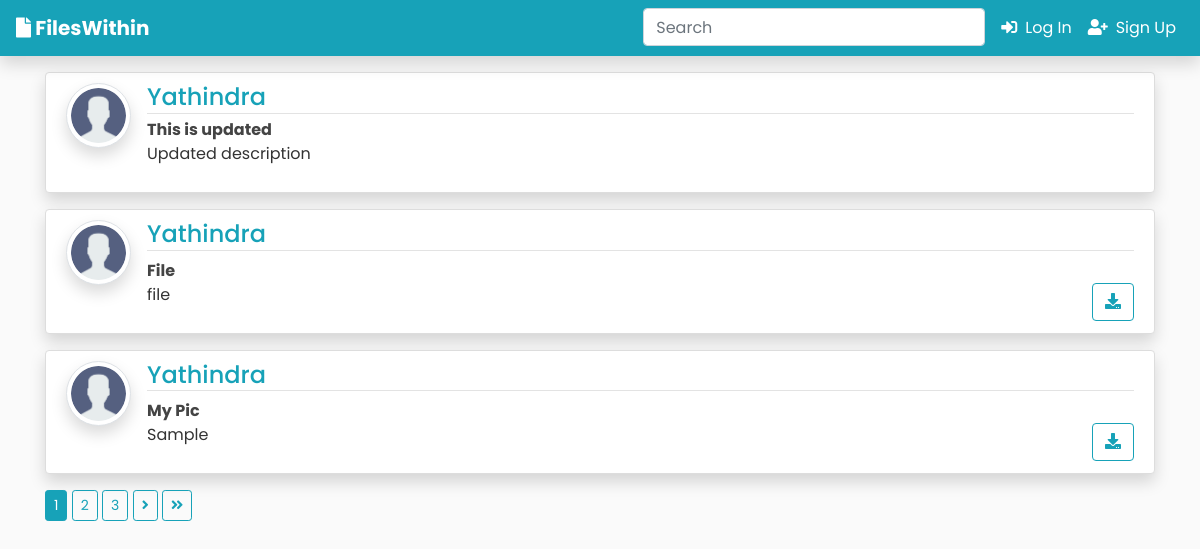
The page / on the database its author committed.
### blog/models.py (models this page shows, shortened)
class Post(models.Model):
	title = models.CharField(max_length=200)
	file = models.FileField(null=True,blank=True,upload_to='Files')
	content = models.TextField()
	date_posted = models.DateTimeField(default=timezone.now)
	author = models.ForeignKey(User, on_delete=models.CASCADE)

### users/models.py (models this page shows, shortened)
class Profile(models.Model):
    user = models.OneToOneField(User, on_delete=models.CASCADE)
    image = models.ImageField(default='default.jpg', upload_to='profile_pics')

### blog/views.py (the view)
# urls.py: path('', PostListView.as_view(), name='blog-home'),
class PostListView(ListView):
    model = Post
    template_name = 'blog/home.html'  # <app>/<model>_<viewtype>.html
    context_object_name = 'posts'
    ordering = ['-date_posted']
    paginate_by = 3

### blog/templates/blog/home.html (shortened to what this page needs)
{% extends "blog/base.html" %}
{% block content %}
    {% for post in posts %}
      <article class="media mt-3 mb-3 content-section shadow rounded">
        <a href="{{ post.author.profile.image.url }} " target="_blank"> <img src="{{ post.author.profile.image.url }}  " alt="" class="article-img rounded-circle img-thumbnail img-fluid shadow">
        </a>
        <div class="media-body">
          <div class="article-metadata d-flex justify-content-between">
            <h4 class="mb-0"><a class="mr-2 text-info" href="{% url 'user-posts' post.author.username  %}">{{ post.author }}</a></h4>
          </div>
          <a class="article-title text-justify" href="{% url 'post-detail' post.id %}"><strong>{{ post.title }}</strong></a>
          <div class="d-flex justify-content-between mb-0">
            <p class="article-content text-justify text-truncate overflow-hidden">{{ post.content }}</p>
            {% if post.file %}
          <div class="form-group float-right mb-0">
            <a class="btn btn-outline-info btn-d"  href="{{ post.file.url }}"  download type="submit">
              <i class="fas fa-download"></i></a>
          </div>
          {% endif %}
          </div>
        </div>
      </article>
    {% endfor %}
    {% if is_paginated %}
      {% for num in page_obj.paginator.page_range %}
        {% if page_obj.number == num %}
          <a class="btn btn-sm btn-info mb-4" href="?page={{ num }}">{{ num }}</a>
        {% elif num > page_obj.number|add:'-3' and num < page_obj.number|add:'3' %}
          <a class="btn btn-sm btn-outline-info mb-4" href="?page={{ num }}">{{ num }}</a>
        {% endif %}
      {% endfor %}
      {% if page_obj.has_next %}
        <a class="btn btn-sm btn-outline-info mb-4" href="?page={{ page_obj.next_page_number }}"><i class="fas fa-angle-right"></i></a>
        <a class="btn btn-sm btn-outline-info mb-4" href="?page={{ page_obj.paginator.num_pages }}"><i class="fas fa-angle-double-right"></i></a>
      {% endif %}
    {% endif %}
{% endblock content %}

### blog/templates/blog/base.html (shortened to what this page needs)
{% load static %}
<!doctype html>
<html lang="en">
<head>
    <link rel="stylesheet" href="https://stackpath.bootstrapcdn.com/bootstrap/4.3.1/css/bootstrap.min.css">
    <link rel="stylesheet" href="https://use.fontawesome.com/releases/v5.8.1/css/all.css" >
    <link rel="stylesheet" href="{% static 'blog/main.css' %}">
</head>
<body style="font-family: 'Poppins', sans-serif;">
    <nav class="navbar navbar-right navbar-expand-lg navbar-dark bg-info shadow">
        <a class="navbar-brand font-weight-bold" href="{% url 'blog-home' %}">
            <i class="fas fa-file"></i> FilesWithin</a>
        <div class="collapse navbar-collapse" id="navbarSupportedContent">
            <div class="ml-auto">
            <ul class="navbar-nav">
                <li class="nav-item">
                    <form class="form-inline my-lg-0 mx-2" action="{% url 'search' %}" method="get"> {% csrf_token %}
                        <input type="search" name="q" class="form-control" value="{{ request.GET.q }}" placeholder="Search">
                    </form>
                </li>
                {% if user.is_authenticated %}
                <li class="nav-item sm-12">
                <a href="{% url 'user-inbox' %}" class="nav-link text-light my-nav-item">
                    <i class="fas fa-inbox mr-2"></i>Inbox</a></li>
                <li class="nav-item">
                <a href="{% url 'user-posts' user %}" class="nav-link text-light  my-nav-item">
                    <i class="fas fa-user-shield mr-2"></i>My Post</a></li>
                <li class="nav-item">
                <a href="{% url 'post-create' %} " class="nav-link text-light  my-nav-item">
                    <i class="fas fa-user-edit mr-2"></i>New Post</span></a></li>
                <li class="nav-item">
                <a href="#" class="nav-link text-light dropdown-toggle my-nav-item" data-toggle="dropdown">
                    <i class="fas fa-user"></i>
                {% if user.is_authenticated %}
                <strong>{{ user.username }}</strong>
                {% else %}
                <strong>{{ request.user }}</strong>
                {% endif %}
                </a>
                <div class="dropdown-menu dropdown-menu-right">
                    <a href="{% url 'profile' %}" class="btn dropdown-item my-dropdown-item">
                        <i class="fas fa-pen mr-2"></i>Profile</a>
                    <a href="{% url 'logout' %}" class="btn dropdown-item my-dropdown-item">
                        <i class="fas fa-sign-out-alt mr-2"></i>Logout</a>
                </div></li>
                {% else %}
                <li class="nav-item">
                    <a href="{% url 'login' %} " class="nav-link text-white">
                    <i class="fas fa-sign-in-alt mr-2"></i>Log In</a></li>
                <li class="nav-item">
                <a href="{% url 'register' %} " class="nav-link text-white">
                    <i class="fas fa-user-plus mr-2"></i>Sign Up</a></li>
                {% endif %}
            </ul>
            </div>
        </div>
    </nav>
    <div class="container my-bg">
        {% block content %}
        {% endblock %}
    </div>
    </body>
</html>

### blog/static/blog/main.css (style rules this page uses)
body { background: #fafafa; color: #333333; margin-top: 0; }
h1, h2, h3, h4, h5, h6 { color: #444444; }
ul { margin: 0; }
.content-section { background: #ffffff; padding: 10px 20px; border: 1px solid #dddddd; border-radius: 3px; margin-bottom: 20px; }
.article-title { color: #444444; }
.article-content { white-space: pre-line; }
.article-img { height: 65px; width: 65px; margin-right: 16px; }
.article-metadata { padding-bottom: 1px; margin-bottom: 4px; border-bottom: 1px solid #e3e3e3 }

### rows shown on the page
Post: author.profile.image (placeholder picture), author "Yathindra", title "This is updated", content "Updated description"
Post: author.profile.image (placeholder picture), author "Yathindra", title "File", content "file"
Post: author.profile.image (placeholder picture), author "Yathindra", title "My Pic", content "Sample"

### other values the page prints
{{ num }} "1"
{{ num }} "2" "3"
